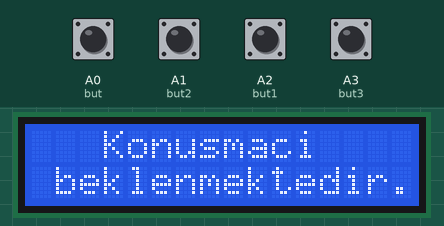
The sketch below on a simulated Arduino Uno, built with avr-gcc and run on an emulated ATmega328P. Shown: 16×2 character LCD. The test bench sets the inputs (shaded band); at power-on: A0 (but), A1 (but2), A2 (but1), A3 (but3) LOW.

Above: at 1.2 s.
1.3 s: A2 (but1) pulled HIGH for 0.15 s
At 1.9 s:
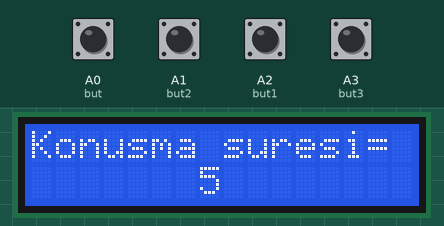
2.9 s: A0 (but) pulled HIGH for 0.15 s
At 3.8 s:
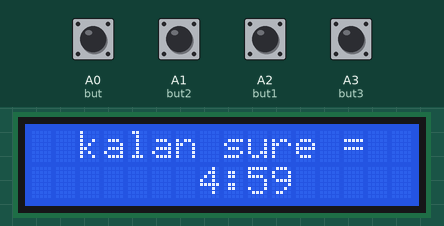
Timing chart, 0 to 5.9 s (numbered marks = the images above; inputs shaded):
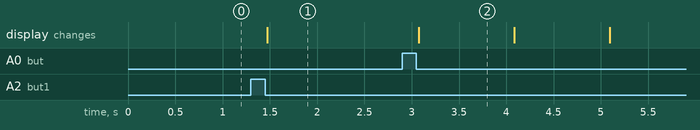

The sketch:

kursu_projesi_kontrolcu.ino
```cpp
#include <LiquidCrystal_I2C.h>

LiquidCrystal_I2C lcd(0x3f,16,2);

int latchPin = 8;
int latchPin1 = 9;
int latchPin2 = 7;
int latchPin3 = 6;

int but= A0;
int but1= A2;
int but2=A1;
int but3=A3;

int butb;
int but1b;
int but2b;
int but3b;

 int butbas=0;
 int but1bas=0;
 int but3bas=0;

 int basma= 0;

  int sayac =-1;
int sayacas;

int birler;
int i1;
int onlar;
int acilis=0;

int sayi1=0;
int sayi2=0;

int clockPin = 12;
int dataPin = 11;
byte dataArrayRED[10];
byte dataArrayGREEN[10];


       void setup() {

 lcd.init();
  lcd.backlight();


lcd.setCursor(2,0);

lcd.print(" Konusmaci");


lcd.setCursor(1,1);

lcd.print("beklenmektedir.");

}

        void loop() {

  butb=digitalRead(but);
  but1b=digitalRead(but1);
  but3b=digitalRead(but3);


//artırma bölümü...
if(but1b==HIGH and but1bas==0 and butbas==0){

but1bas=1;


  }


else if(but1b==LOW and but1bas==1 and butbas == 0 ){
lcd.clear();
sayac=sayac+5;
  if(sayac >90){

    sayac=89;


    }


lcd.setCursor(0,0);
lcd.print("Konusma suresi= ");

if(sayac+1 < 10){

 lcd.setCursor(6,1);
  lcd.print(" ");


 lcd.setCursor(7,1);
lcd.print(sayac+1);


  }

else{
 lcd.setCursor(6,1);
lcd.print(sayac+1);

}
delay(100);
but1bas=0;
}


//azaltma bölümü...
if(but3b==HIGH and but3bas==0 and butbas==0){

but3bas=1;


  }


else if(but3b==LOW and but3bas==1 and butbas == 0 ){
lcd.clear();
sayac=sayac-5;
  if(sayac < 0){

    sayac=-1;


    }


lcd.setCursor(0,0);
lcd.print("Konusma suresi= ");


if(sayac+1 < 10){

 lcd.setCursor(6,1);
  lcd.print(" ");


 lcd.setCursor(7,1);
lcd.print(sayac+1);


  }

else{
 lcd.setCursor(6,1);
lcd.print(sayac+1);


}

but3bas=0;

}


//başlatma bölümü....

  if(sayac >= 4){

if(butb==HIGH and butbas==0 and but1bas ==0){


butbas=1;


  }


if(butb==LOW and butbas == 1 and but1bas ==0){


lcd.clear();


butbas=0;

if(sayac>=4 ){

}
dk();


  basma =0;
  sayac=-1;


  lcd.clear();

  lcd.setCursor(2,0);
lcd.print(" Konusmaci");

 lcd.setCursor(1,1);
lcd.print("beklenmektedir.");


}

}

}


 void dk(){
      for(sayac;sayac>=0;sayac)
        {

if(basma == 1){

  sayac =0;

  break;
  }


     onlar=sayac/10;

     birler= sayac-(onlar*10) ;

if(onlar>=1){


  for(onlar;onlar>=1;onlar){

    if(basma == 1){
  onlar=0;

  break;
  }

lcd.setCursor(0,0);
lcd.print("  kalan sure =");

 lcd.setCursor(6,1);
lcd.print(onlar);


for(birler;birler>=0;birler--){

if(basma == 1){
  birler=0;

  break;
  }
 lcd.setCursor(7,1);
lcd.print(birler);


onlar--;


if(sayac>0){

sayac--;

  }
 else{
  sayac=-1;

  }

 sn();


  }


  }
   }


else if(onlar==0){
  lcd.clear();


sayac=sayac-1;

  lcd.setCursor(0,0);
lcd.print("  kalan sure =");


  for(sayac;sayac>=0;sayac--){

if(basma==1){

 sayac =0;

}

   lcd.setCursor(7,1);
lcd.print(sayac+1);

sn();


  }


  }


     }


      }


//SANİYE HESABI

void sn()
{
  int sayac1=sayac+1;
          int onlar1=sayac1/10;

    int birler1= sayac1-(onlar1*10) ;


int i;


 for( i1=59; i1>=1; i1){

if(basma == 1){
  i1 =0;

  break;
  }


   if(i1>9){
    i1=i1/10;


    lcd.setCursor(8,1);
lcd.print(":");

 lcd.setCursor(9,1);
lcd.print(i1);

    }


    else{
      i1--;


 lcd.setCursor(9,1);
lcd.print(i1);


      }


    for( i=9;i>=0;i--){

if(basma == 1){
  i =0;

  break;

}


 lcd.setCursor(10,1);
lcd.print(i);


sls();


}


      }


}


//SALİSE HESABI

void sls(){


   for(int i2=99; i2>=1; i2){

if(basma==1 ){

  i2=0;
break;
}


   if(i2>9){
    i2=i2/10;

    }


    else{
      i2--;

      }


    for( int i3=9;i3>=0;i3--){

  if(basma==1 ){
  i3=0;
break;


 }

  slssls();


      }


}


  }


//SALİSENİN SALİSESİ HESABI

void slssls(){

 but2b=digitalRead(but2);

   for(int i2=99; i2>=1; i2){

if(but2b==HIGH ){

  i2=0;
  basma=1;

break;
}


   if(i2>9){
    i2=i2/10;

    }


    else{
      i2--;

      }


  delayMicroseconds(1004);


      }


}
```

Measured:
- after the input at 1.3 s, the display: changes after 0.17 s (image 1)
- after the input at 2.9 s, the display: changes after 0.18 s (image 2)
